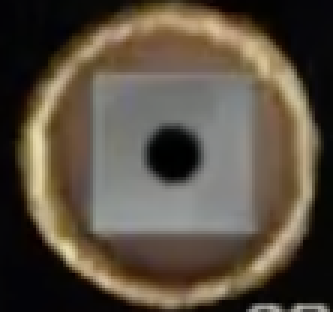
#> input picture data/dices/1.png, 111 x 104 px (shown 3 times larger); its folder holds only this picture in this run
$ jupyter execute DataAugmentation.ipynb
#> lines starting #> are read from the running program, lines starting #| are printed output that depends on the picture
[cell 1]
import os
import numpy as np
from PIL import Image, ImageEnhance

np.random.seed(61185)

# Function to load an image from file
def load_image(file_path):
    return Image.open(file_path)

# Function to save an image to file
def save_image(image, file_path):
    image.save(file_path)

[cell 2]
# Function to generate images with different sizes
def generate_resized_images(image, category, output_dir, sizes):
    os.makedirs(output_dir, exist_ok=True)
    for size in sizes:
        resized_image = image.resize((size, size))
        save_image(resized_image, os.path.join(output_dir, f"{category}_resized_{size}.png"))

[cell 3]
# Function to generate images with different brightness levels
def generate_brightened_images(image, category, output_dir, brightness_factors):
    os.makedirs(output_dir, exist_ok=True)
    for factor in brightness_factors:
        enhancer = ImageEnhance.Brightness(image)
        brightened_image = enhancer.enhance(factor)
        save_image(brightened_image, os.path.join(output_dir, f"{category}_brightened_{factor}.png"))

[cell 4]
def add_noise(image, category, output_dir, noise_factors):
    os.makedirs(output_dir, exist_ok=True)
    img_array = np.array(image)
    for factor in noise_factors:
        noise = np.random.normal(scale=factor, size=img_array.shape).astype(np.uint8)
        noisy_image = np.clip(img_array + noise, 0, 255).astype(np.uint8)
        noisy_image = Image.fromarray(noisy_image)
        save_image(noisy_image, os.path.join(output_dir, f"{category}_noisy_{factor}.png"))

[cell 5]
data_dir = 'data/dices'
output_dir = 'data/dices/generated_dices'
sizes = []
brightness_factors = []
noise_factors = []

for i in range(100):
    sizes.append(np.random.randint(50, 150))
    brightness_factors.append(np.random.uniform(0.8, 1.2))
    noise_factors.append(np.random.uniform(0, 0.5))

for filename in os.listdir(data_dir):
    if filename.endswith('.png'):
        file_path = os.path.join(data_dir, filename)
        image = load_image(file_path)
#> in load_image, returned value is the input picture: PIL image 111x104 RGBA; mean R, G, B, A 89, 79, 65.6, 255
        category = filename[:-4]

        # Generate resized images
        generate_resized_images(image, category, os.path.join(output_dir, 'resized'), sizes)
#> the loop in generate_resized_images, `for size in sizes:` made 100 passes
#> pass 1, in generate_resized_images, `resized_image = image.resize((size, size))`:
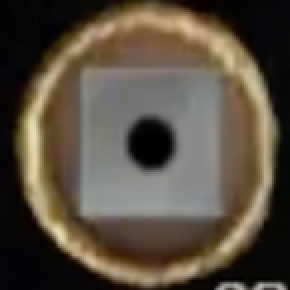
#> resized_image: PIL image 145x145 RGBA (shown 2 times larger); mean R, G, B, A 88.9, 79, 65.6, 255
#> pass 3, in generate_resized_images, `resized_image = image.resize((size, size))`:
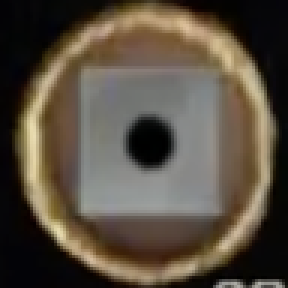
#> resized_image: PIL image 96x96 RGBA (shown 3 times larger); mean R, G, B, A 89, 79, 65.6, 255
#> after the loop in generate_resized_images, `for size in sizes:`:
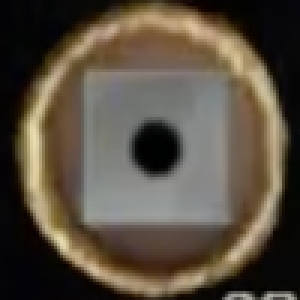
#> resized_image: PIL image 100x100 RGBA (shown 3 times larger); mean R, G, B, A 89, 79, 65.6, 255

        # Generate brightened images
        generate_brightened_images(image, category, os.path.join(output_dir, 'brightened'), brightness_factors)
#> the loop in generate_brightened_images, `for factor in brightness_factors:` made 100 passes
#> pass 1, in generate_brightened_images, `brightened_image = enhancer.enhance(factor)`:
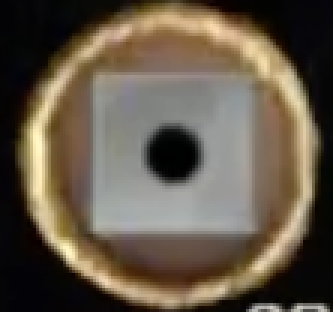
#> brightened_image: PIL image 111x104 RGBA (shown 3 times larger); mean R, G, B, A 100.6, 89.2, 74.1, 255

        # Apply additional transformations
        add_noise(image, category, os.path.join(output_dir, 'additional'), noise_factors)

$ run again, on data/dices/5.png
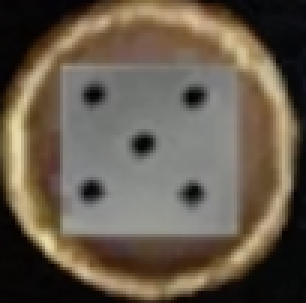
#> input picture data/dices/5.png, 102 x 101 px (shown 3 times larger)
#> in load_image, returned value is the input picture: PIL image 102x101 RGBA; mean R, G, B, A 101.9, 91, 76.8, 255
#> the loop in generate_resized_images, `for size in sizes:` made 100 passes
#> pass 1, in generate_resized_images, `resized_image = image.resize((size, size))`:
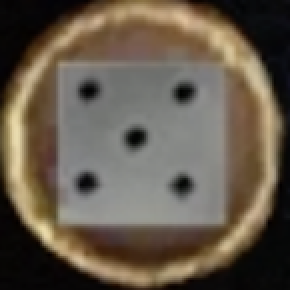
#> resized_image: PIL image 145x145 RGBA (shown 2 times larger); mean R, G, B, A 101.9, 91, 76.8, 255
#> the loop in generate_brightened_images, `for factor in brightness_factors:` made 100 passes
#> pass 1, in generate_brightened_images, `brightened_image = enhancer.enhance(factor)`:
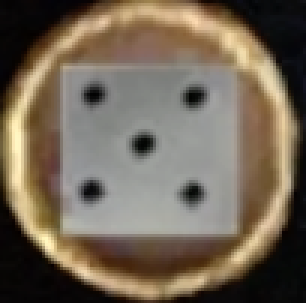
#> brightened_image: PIL image 102x101 RGBA (shown 3 times larger); mean R, G, B, A 115.3, 102.9, 86.8, 255

$ run again, on data/dices/6.png
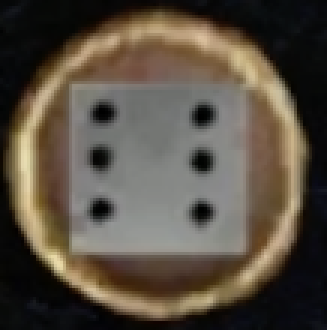
#> input picture data/dices/6.png, 109 x 110 px (shown 3 times larger)
#> in load_image, returned value is the input picture: PIL image 109x110 RGBA; mean R, G, B, A 88.4, 79.2, 66.9, 255
#> after the loop in generate_resized_images, `for size in sizes:`:
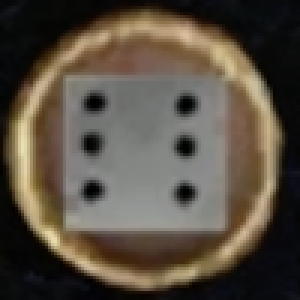
#> resized_image: PIL image 100x100 RGBA (shown 3 times larger); mean R, G, B, A 88.5, 79.2, 66.9, 255
#> the loop in generate_brightened_images, `for factor in brightness_factors:` made 100 passes
#> pass 1, in generate_brightened_images, `brightened_image = enhancer.enhance(factor)`:
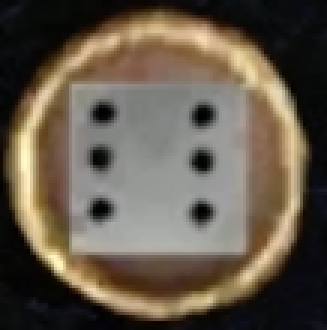
#> brightened_image: PIL image 109x110 RGBA (shown 3 times larger); mean R, G, B, A 100, 89.5, 75.6, 255

$ run again, on data/dices/2.png
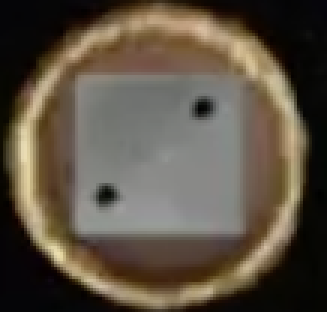
#> input picture data/dices/2.png, 109 x 104 px (shown 3 times larger)
#> in load_image, returned value is the input picture: PIL image 109x104 RGBA; mean R, G, B, A 92.8, 82.6, 68.7, 255
#> the loop in generate_resized_images, `for size in sizes:` made 100 passes
#> pass 1, in generate_resized_images, `resized_image = image.resize((size, size))`:
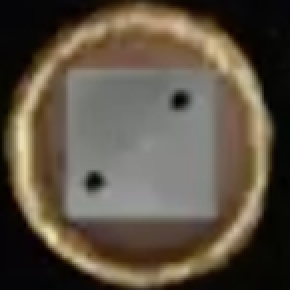
#> resized_image: PIL image 145x145 RGBA (shown 2 times larger); mean R, G, B, A 92.8, 82.6, 68.7, 255
#> the loop in generate_brightened_images, `for factor in brightness_factors:` made 100 passes
#> pass 1, in generate_brightened_images, `brightened_image = enhancer.enhance(factor)`:
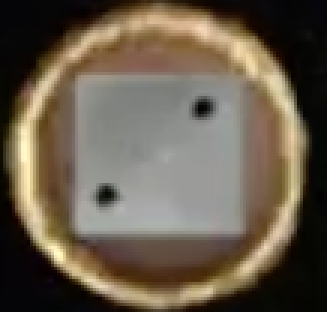
#> brightened_image: PIL image 109x104 RGBA (shown 3 times larger); mean R, G, B, A 104.9, 93.3, 77.6, 255
